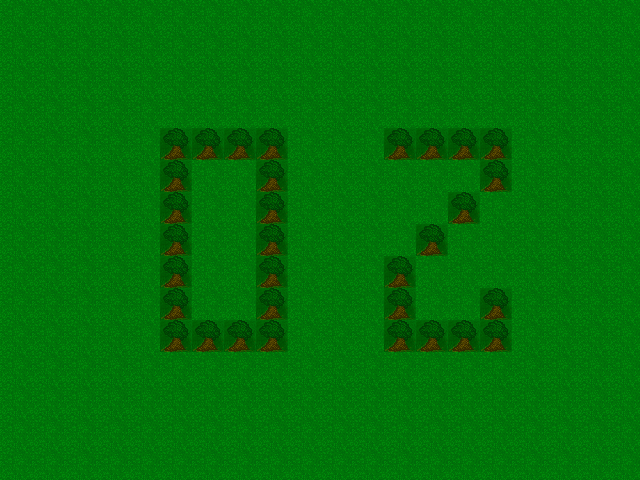

A 2D game scene composited from a Tiled map and its tileset images. What follows is a short description and the map's XML, with each tile layer's data collapsed to a summary:
An orthogonal 20x15 tile map with 32x32 px tiles, 1 tile layer (Tile Layer 1), 2 tilesets.

<map version="1.0" orientation="orthogonal" width="20" height="15" tilewidth="32" tileheight="32">
 <tileset firstgid="1" name="DarkerTree" tilewidth="32" tileheight="32">
  <image source="darkTree.png" width="32" height="32" />
 </tileset>
 <tileset firstgid="2" name="testMap1" tilewidth="32" tileheight="32">
  <image source="testMap1.png" width="640" height="480" />
 </tileset>
 <layer name="Tile Layer 1" width="20" height="15">
  <data>[300 cells, 300 non-empty, 2 distinct tile ids]</data>
 </layer>
</map>
